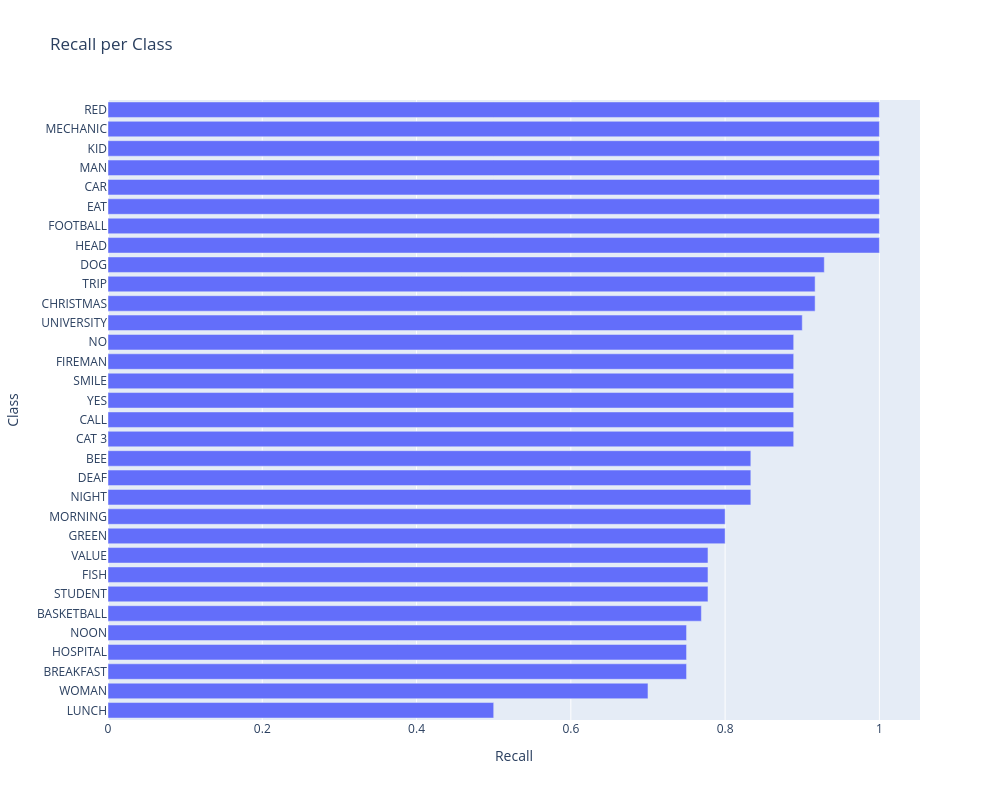

Write notebook code for a chart like this one.
### Code cell
from sklearn.metrics import recall_score

recalls = recall_score(
    y_true,
    y_pred,
    labels=labels_ids,
    average=None,
    zero_division=0
)

order = np.argsort(recalls)

fig = go.Figure(go.Bar(
    x=recalls[order],
    y=labels_names[order],
    orientation="h"
))

fig.update_layout(
    title="Recall per Class",
    xaxis_title="Recall",
    yaxis_title="Class",
    width=1000,
    height=800,
)

fig.show()

### Figure 1 — Plotly figure (JSON) as saved in the notebook; plotly's stock layout.template omitted (floating-point values rounded to 4 significant figures)
{"data": [{"orientation": "h", "type": "bar", "x": [0.5, 0.7, 0.75, 0.75, 0.75, 0.7692, 0.7778, 0.7778, 0.7778, 0.8, 0.8, 0.8333, 0.8333, 0.8333, 0.8889, 0.8889, 0.8889, 0.8889, 0.8889, 0.8889, 0.9, 0.9167, 0.9167, 0.9286, 1.0, 1.0, 1.0, 1.0, 1.0, 1.0, 1.0, 1.0], "y": ["LUNCH", "WOMAN", "BREAKFAST", "HOSPITAL", "NOON", "BASKETBALL", "STUDENT", "FISH", "VALUE", "GREEN", "MORNING", "NIGHT", "DEAF", "BEE", "CAT 3", "CALL", "YES", "SMILE", "FIREMAN", "NO", "UNIVERSITY", "CHRISTMAS", "TRIP", "DOG", "HEAD", "FOOTBALL", "EAT", "CAR", "MAN", "KID", "MECHANIC", "RED"]}], "layout": {"height": 800, "title": {"text": "Recall per Class"}, "width": 1000, "xaxis": {"title": {"text": "Recall"}}, "yaxis": {"title": {"text": "Class"}}}}
